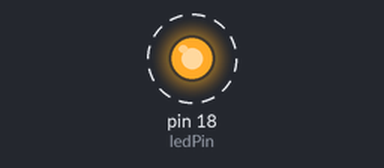
Simulated run of this sketch. Board: Arduino Uno, built with avr-gcc and run on an emulated ATmega328P. Parts: output pins drawn as LEDs (lit = HIGH). Dashed ring = blinking.

Above: at 0.5 s.
Timing chart, 0 to 4.6 s (numbered marks = the images above):
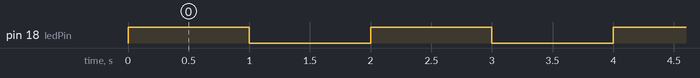

The sketch:

roco_blink.ino
```cpp
const int ledPin = 18;

// the setup function runs once when you press reset or power the board
void setup() {
  // initialize digital pin LED_BUILTIN as an output.
  pinMode(ledPin, OUTPUT);
  //Serial.begin(9600);
}

// the loop function runs over and over again forever
void loop() {
  digitalWrite(ledPin, HIGH);   // turn the LED on (HIGH is the voltage level)
  Serial.print("1 ");
  delay(1000);  // wait for a second
  digitalWrite(ledPin, LOW);    // turn the LED off by making the voltage LOW  delay(1000);                       // wait for a second
  Serial.print("2 ");
  delay(1000);
}
```

Measured:
- by itself, pin 18 (ledPin): alternates HIGH for 1.0 s and LOW for 1.0 s
